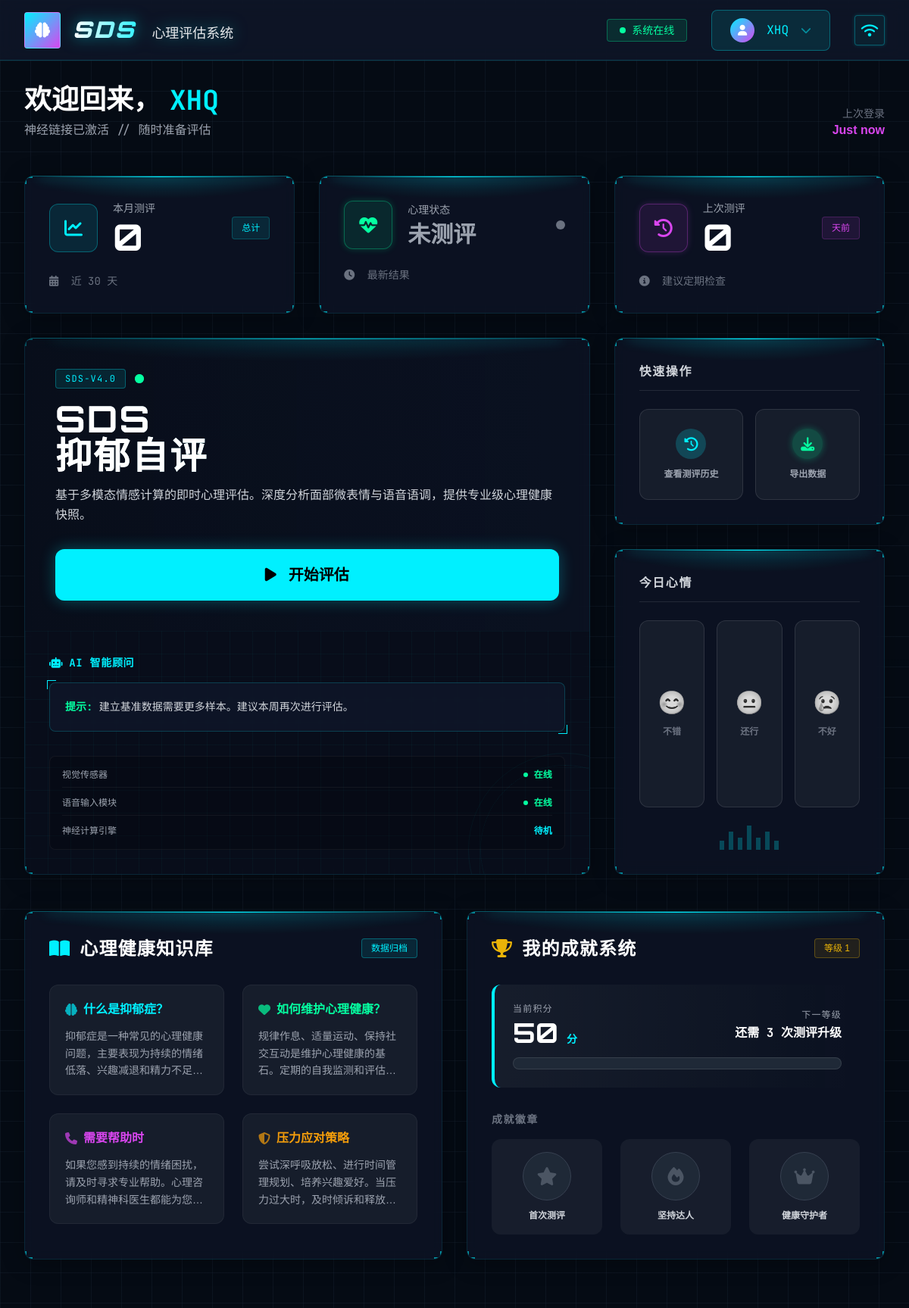
Page /main (signed in) on the earlier database version.
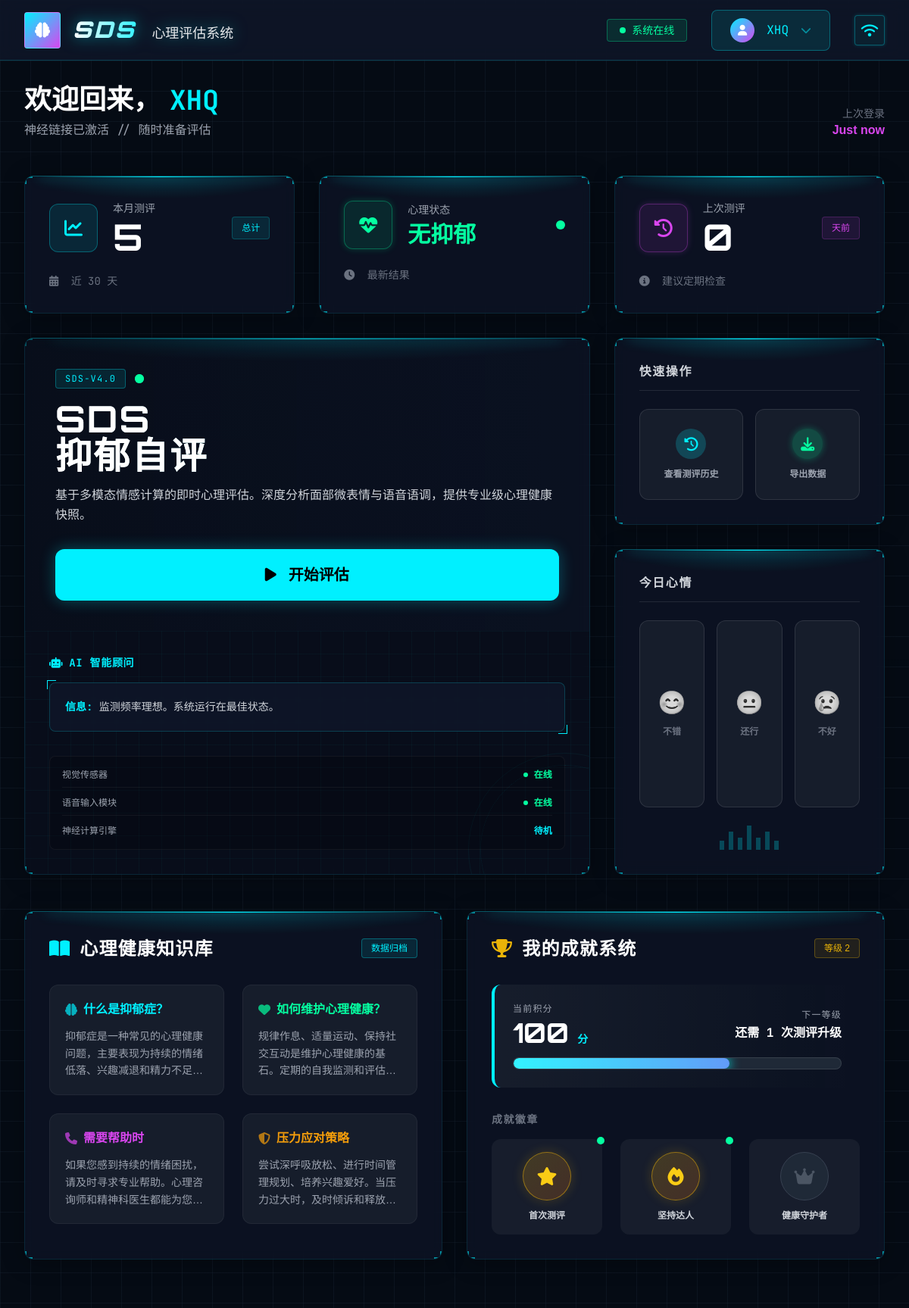
Same page on the later database version.
### tables this page shows
CREATE TABLE test (
            id INTEGER PRIMARY KEY AUTOINCREMENT,
            role INTEGER DEFAULT 1,
            choose VARCHAR(24) DEFAULT '000000000000000000000000',
            score INTEGER DEFAULT 0,
            user_id INTEGER NOT NULL DEFAULT 1,
            start_time DATETIME,
            finish_time DATETIME,
            use_time INTEGER,
            status VARCHAR(25),
            result VARCHAR(10), emotion_data TEXT, comprehensive_score REAL, comprehensive_result TEXT,
            FOREIGN KEY (user_id) REFERENCES userinfo (id)
        );

### flask_app/views/main.py (the view)
@mi.route('/main', methods=["GET"])
def main():
    userinfo = session.get("userinfo")
    role = userinfo['role']
    if role == 2:
        test_list = db.fetch_all("select * from test", [])
    else:
        test_list = db.fetch_all("select * from test where user_id=?", [userinfo['id']])
    filtered_list  = [item for item in test_list if item.get('result') is not None]
    sorted_list = sorted(filtered_list , key=lambda x: x['finish_time'], reverse=True)
    if len(sorted_list) == 0:
        status = "未测评"
        count_inmonth = 0
        delta = 0
    else:
        current_time = get_beijing_time()
        last_month = current_time - datetime.timedelta(days=30)
        count_inmonth = sum(1 for item in sorted_list if parse_datetime(item['finish_time']) >= last_month)
        latest_time = parse_datetime(sorted_list[0]['finish_time'])
        delta = (current_time - latest_time).days if (current_time - latest_time).days >= 0 else 0
        status = sorted_list[0]["result"]
    return render_template("main.html", status = status, count_inmonth = count_inmonth, delta = delta, userinfo = userinfo)

### flask_app/__init__.py (called while the page is built)
def auth():
    if request.path.startswith('/static'):
        return
    if request.path in ['/login', '/register']:
        return
    userinfo = session.get("userinfo")
    if not userinfo:
        return redirect('/login')

### flask_app/views/main.py (called while the page is built)
def get_beijing_time():
    return datetime.datetime.now()

def parse_datetime(dt_str):
    if isinstance(dt_str, str):
        return datetime.datetime.fromisoformat(dt_str.replace('Z', '+00:00'))
    return dt_str

### utils/db.py (called while the page is built)
def get_connection():
    return sqlite3.connect(DB_PATH)

def fetch_all(sql, params):
    conn = get_connection()
    cursor = conn.cursor()
    cursor.execute(sql, params)
    results = cursor.fetchall()
    if results:
        columns = [description[0] for description in cursor.description]
        results = [dict(zip(columns, row)) for row in results]
    cursor.close()
    conn.close()
    return results

### flask_app/templates/main.html (shortened to what the changed rows need)
<!DOCTYPE html>
<html lang="zh">
<head>
    <link href="https://cdnjs.cloudflare.com/ajax/libs/font-awesome/6.4.0/css/all.min.css" rel="stylesheet">
    <script src="https://cdn.tailwindcss.com"></script>
</head>
<body class="min-h-screen flex flex-col font-sans selection:bg-tech-primary selection:text-black pb-8">
    <header class="h-20 border-b border-tech-primary/20 bg-tech-panel/80 backdrop-blur-md sticky top-0 z-50">
        <div class="w-full max-w-[1920px] mx-auto h-full px-8 flex items-center justify-between">
            <div class="flex items-center gap-8">
                <div class="flex items-center gap-4">
                    <h1 class="text-3xl font-black italic tracking-widest text-transparent bg-clip-text bg-gradient-to-r from-white via-tech-primary to-tech-secondary drop-shadow-[0_0_10px_rgba(0,240,255,0.5)]" style="font-family: 'Orbitron', sans-serif;">
                        SDS <span class="text-lg font-normal text-white not-italic tracking-normal font-sans ml-2 opacity-90">心理评估系统</span>
                    </h1>
                </div>
            </div>
        </div>
    </header>
    <main class="flex-1 w-full max-w-[1920px] mx-auto p-8 flex flex-col gap-8 relative z-10">
        <div class="flex items-end justify-between mb-4">
            <div>
                <h1 class="text-4xl font-bold text-white mb-2 flex items-center gap-3">
                    欢迎回来，<span class="text-tech-primary font-mono">{{ userinfo.name }}</span>
            </h1>
            </div>
        </div>
        <div class="grid grid-cols-1 md:grid-cols-3 gap-8">
            <div class="cyber-panel panel-3d-top p-8 group relative">
                <div class="flex items-center justify-between mb-6">
                    <div class="flex items-center gap-5">
                        <div>
                            <h3 class="text-sm font-mono text-gray-400 mb-1">本月测评</h3>
                            <p class="text-5xl font-bold text-white font-tech">{{ count_inmonth }}</p>
                        </div>
                    </div>
                </div>
            </div>
            <div class="cyber-panel panel-3d-top p-8 group relative">
                <div class="flex items-center justify-between mb-6">
                    <div class="flex items-center gap-5">
                        <div class="w-16 h-16 bg-tech-success/10 rounded-xl flex items-center justify-center border border-tech-success/30 text-tech-success group-hover:text-white group-hover:bg-tech-success/20 transition-all shadow-[0_0_10px_rgba(5,255,161,0.2)]">
                        </div>
                        <div>
                            <h3 class="text-sm font-mono text-gray-400 mb-1">心理状态</h3>
                            <p class="text-3xl font-bold font-tech
                                {% if status == '无抑郁' %}text-tech-success{% elif status == '轻度抑郁' %}text-tech-warning{% elif status == '中度抑郁' %}text-orange-500{% elif status == '重度抑郁' %}text-tech-danger{% else %}text-gray-400{% endif %}">
                                {{ status }}
                            </p>
                        </div>
                    </div>
                    <div class="w-3 h-3 rounded-full
                        {% if status == '无抑郁' %}bg-tech-success animate-pulse{% elif status == '轻度抑郁' %}bg-tech-warning animate-pulse{% elif status == '中度抑郁' %}bg-orange-500 animate-pulse{% elif status == '重度抑郁' %}bg-tech-danger animate-pulse{% else %}bg-gray-500{% endif %}">
                    </div>
                </div>
            </div>
        </div>
        <div class="grid grid-cols-1 lg:grid-cols-3 gap-8">
            <div class="lg:col-span-2">
                <div class="cyber-panel panel-3d-top p-0 flex flex-col xl:flex-row h-full group relative overflow-hidden min-h-[380px]">
                    <div class="p-10 flex-shrink-0 w-full xl:w-[45%] flex flex-col justify-between relative z-20 bg-gradient-to-r from-tech-bg/50 to-transparent">
                        <div>
                            <h2 class="text-4xl lg:text-5xl font-bold text-white mb-4 font-tech tracking-wider text-transparent bg-clip-text bg-gradient-to-r from-white to-tech-primary leading-tight">SDS<br>抑郁自评</h2>
                        </div>
                    </div>
                    <div class="flex-1 bg-black/20 p-8 flex flex-col justify-center relative overflow-hidden">
                        <div class="mb-8 relative z-10">
                            <h4 class="text-sm font-bold text-tech-primary mb-4 font-mono flex items-center gap-2 tracking-wider">
                                <i class="fas fa-robot"></i> AI 智能顾问
                            </h4>
                            <div class="bg-tech-panel/80 border border-tech-primary/20 p-5 rounded-lg text-sm text-gray-300 leading-relaxed font-mono backdrop-blur-sm relative group/ai">
                                <div class="absolute -top-1 -left-1 w-3 h-3 border-t border-l border-tech-primary"></div>
                                <div class="absolute -bottom-1 -right-1 w-3 h-3 border-b border-r border-tech-primary"></div>
                                {% if delta > 7 %}
                                <span class="text-tech-warning font-bold">警告:</span> 检测间隔已超时。建议立即进行状态更新以保持数据连续性。
                                {% elif count_inmonth < 2 %}
                                <span class="text-tech-success font-bold">提示:</span> 建立基准数据需要更多样本。建议本周再次进行评估。
                                {% else %}
                                <span class="text-tech-primary font-bold">信息:</span> 监测频率理想。系统运行在最佳状态。
                                {% endif %}
                            </div>
                        </div>
                    </div>
                </div>
            </div>
        </div>
        <div class="grid grid-cols-1 lg:grid-cols-2 gap-8 mt-4">
            <div class="cyber-panel panel-3d-top p-8 group relative">
                <div class="flex justify-between items-center mb-8">
                    <h2 class="text-2xl font-bold text-white flex items-center font-tech tracking-wider">
                        <i class="fas fa-book-open text-tech-primary mr-3"></i> 心理健康知识库
                    </h2>
                </div>
            </div>
            <div class="cyber-panel panel-3d-top p-8 group relative">
                <div class="flex justify-between items-center mb-8">
                    <h2 class="text-2xl font-bold text-white flex items-center font-tech tracking-wider">
                        <i class="fas fa-trophy text-yellow-500 mr-3"></i> 我的成就系统
                    </h2>
                    <span class="text-xs text-yellow-500 border border-yellow-500/30 px-3 py-1 rounded bg-yellow-500/10">等级 {{ (count_inmonth // 3) + 1 }}</span>
                </div>
                <div class="space-y-8">
                    <div class="bg-gradient-to-r from-white/5 to-transparent rounded-xl p-6 border-l-4 border-tech-primary">
                        <div class="flex items-center justify-between mb-3">
                            <div>
                                <p class="text-xs text-gray-400 font-mono tracking-widest mb-1">当前积分</p>
                                <p class="text-4xl font-bold text-white font-tech">{{ count_inmonth * 10 + 50 }} <span class="text-sm text-tech-primary">分</span></p>
                            </div>
                            <div class="text-right">
                                <p class="text-xs text-gray-400 font-mono tracking-widest mb-1">下一等级</p>
                                <p class="text-base font-bold text-white font-mono">还需 {{ 3 - (count_inmonth % 3) }} 次测评升级</p>
                            </div>
                        </div>
                        <div class="w-full bg-gray-800 rounded-full h-4 overflow-hidden border border-white/10 relative">
                            {% set progress_percent = ((count_inmonth % 3) / 3 * 100)|int %}
                            {% set progress_style = "width: " ~ progress_percent|string ~ "%" %}
                            <div class="bg-gradient-to-r from-tech-primary to-blue-500 h-full rounded-full transition-all duration-1000 shadow-[0_0_15px_cyan] relative overflow-hidden"
                                 style="{{ progress_style }}">
                                 <div class="absolute inset-0 bg-white/20 animate-[scan_2s_linear_infinite]"></div>
                            </div>
                        </div>
                    </div>
                    <div>
                        <div class="grid grid-cols-3 gap-6">
                            <div class="text-center group/medal relative p-4 rounded-xl bg-white/5 hover:bg-white/10 transition-all border border-transparent hover:border-yellow-500/30">
                                <div class="w-16 h-16 {% if count_inmonth >= 1 %}bg-gradient-to-br from-yellow-500/20 to-orange-500/20 text-yellow-400 border-yellow-500/50 shadow-[0_0_15px_rgba(234,179,8,0.2)]{% else %}bg-gray-800 text-gray-600 border-gray-700{% endif %} rounded-full flex items-center justify-center mx-auto mb-3 border transition-all duration-300 group-hover/medal:scale-110 group-hover/medal:rotate-6">
                                    <i class="fas fa-star text-2xl"></i>
                                </div>
                                <p class="text-xs font-mono font-bold text-gray-300">首次测评</p>
                                {% if count_inmonth >= 1 %}<div class="absolute -top-1 -right-1 w-2.5 h-2.5 bg-tech-success rounded-full animate-pulse"></div>{% endif %}
                            </div>
                            <div class="text-center group/medal relative p-4 rounded-xl bg-white/5 hover:bg-white/10 transition-all border border-transparent hover:border-yellow-500/30">
                                <div class="w-16 h-16 {% if count_inmonth >= 5 %}bg-gradient-to-br from-yellow-500/20 to-orange-500/20 text-yellow-400 border-yellow-500/50 shadow-[0_0_15px_rgba(234,179,8,0.2)]{% else %}bg-gray-800 text-gray-600 border-gray-700{% endif %} rounded-full flex items-center justify-center mx-auto mb-3 border transition-all duration-300 group-hover/medal:scale-110 group-hover/medal:rotate-6">
                                    <i class="fas fa-fire text-2xl"></i>
                                </div>
                                <p class="text-xs font-mono font-bold text-gray-300">坚持达人</p>
                                {% if count_inmonth >= 5 %}<div class="absolute -top-1 -right-1 w-2.5 h-2.5 bg-tech-success rounded-full animate-pulse"></div>{% endif %}
                            </div>
                        </div>
                    </div>
                </div>
            </div>
        </div>
    </main>
</body>
</html>

Differences in the rows shown:
added test: result "无抑郁"
Other differences:
{{ count_inmonth }}: "0" → "5"
{{ (count_inmonth // 3) + 1 }}: "1" → "2"
{{ count_inmonth * 10 + 50 }}: "50" → "100"
{{ 3 - (count_inmonth % 3) }}: "3" → "1"
{{ status }}: "未测评" → (not shown)
text no longer shown: "提示: 建立基准数据需要更多样本。建议本周再次进行评估。"
text now shown: "信息: 监测频率理想。系统运行在最佳状态。"
